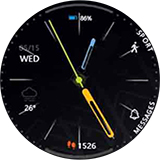
#> input picture examples/6.Image_Display/image/A1.jpg, 160 x 160 px
$ python images_to_rgb565_header.py ../../6.Image_Display/image --width 100 --height 100
#> lines starting #> are read from the running program, lines starting #| are printed output that depends on the picture
#!/usr/bin/env python3
"""
Convert a folder of images to one C header with RGB565 uint16_t arrays (EYEA.h style).

PNG/JPEG/BMP etc. are read directly with Pillow — no need to convert to BMP first.

Output words are standard RGB565: (R5<<11)|(G6<<5)|B5, matching typical GC9D01
datasheet diagrams (first byte on the wire = high byte of that word when MSB-first).

Firmware (TFT_eSPI):
  - Call tft.setSwapBytes(true) or (false) so the driver sends bytes in the order
    your panel expects; wrong setting causes swapped channels / mud colors.
  - This is independent of #define TFT_RGB_ORDER in User_Setup.h for GC9D01
    (that macro is not used in GC9D01_Defines.h). Fix byte swap in sketch first.

Display vs PC:
  - Reduced to 5/6/5 bits per channel, so banding and hue shift vs original art
    are expected especially in shadows and skin tones.

Usage:
  python images_to_rgb565_header.py ./frames -o MyAnim.h --width 160 --height 160
  python images_to_rgb565_header.py ./frames --prefix gImage_A --start 1

Frame order: natural sort by filename (frame_2.png before frame_10.png).
"""

from __future__ import annotations

import argparse
import re
import sys
from pathlib import Path

try:
    from PIL import Image
except ImportError:
    print("Install dependencies: pip install -r requirements.txt", file=sys.stderr)
    raise

IMAGE_EXT = {".png", ".jpg", ".jpeg", ".bmp", ".gif", ".webp", ".tif", ".tiff"}

_re_natural = re.compile(r"(\d+)")


def natural_key(s: str) -> list:
    return [int(t) if t.isdigit() else t.lower() for t in _re_natural.split(s)]


def rgb_to_rgb565(r: int, g: int, b: int) -> int:
    r5 = (r * 31 + 127) // 255
    g6 = (g * 63 + 127) // 255
    b5 = (b * 31 + 127) // 255
    return (r5 << 11) | (g6 << 5) | b5


def image_to_words(im: Image.Image, width: int, height: int) -> list[int]:
    im = im.convert("RGB").resize((width, height), Image.Resampling.LANCZOS)
    px = im.load()
    out: list[int] = []
    for y in range(height):
        for x in range(width):
            r, g, b = px[x, y]
            out.append(rgb_to_rgb565(r, g, b))
    return out


def format_array_body(words: list[int], per_line: int) -> str:
    lines: list[str] = []
    for i in range(0, len(words), per_line):
        chunk = words[i : i + per_line]
        lines.append(", ".join(f"0x{v:04x}" for v in chunk) + ",")
    return "\n".join(lines)


def emit_header(
    frames: list[tuple[str, list[int]]],
    per_line: int,
) -> str:
    parts: list[str] = ["#pragma once", ""]
    for name, words in frames:
        parts.append(f"const uint16_t  {name} [] PROGMEM  {{")
        parts.append(format_array_body(words, per_line))
        parts.append("};")
        parts.append("")
    return "\n".join(parts).rstrip() + "\n"


def collect_images(folder: Path) -> list[Path]:
    files = [p for p in folder.iterdir() if p.is_file() and p.suffix.lower() in IMAGE_EXT]
    files.sort(key=lambda p: natural_key(p.name))
    return files


def main() -> int:
    ap = argparse.ArgumentParser(description="Folder of images -> RGB565 PROGMEM header")
    ap.add_argument("folder", type=Path, help="Directory containing image sequence")
    ap.add_argument("-o", "--output", type=Path, default=Path("frames_rgb565.h"))
    ap.add_argument("--width", type=int, required=True, help="Output width (e.g. 160)")
    ap.add_argument("--height", type=int, required=True, help="Output height (e.g. 160)")
    ap.add_argument("--prefix", default="gImage_A", help="Array name prefix (default: gImage_A)")
    ap.add_argument("--start", type=int, default=1, help="First numeric suffix for names (default: 1)")
    ap.add_argument(
        "--per-line",
        type=int,
        default=80,
        help="Comma-separated values per line in output (default: 80)",
    )
    args = ap.parse_args()

    if not args.folder.is_dir():
        print(f"Not a directory: {args.folder}", file=sys.stderr)
        return 1

    paths = collect_images(args.folder)
    if not paths:
        print(f"No images found in {args.folder} (extensions: {sorted(IMAGE_EXT)})", file=sys.stderr)
        return 1

    frames: list[tuple[str, list[int]]] = []
    n = args.start
    for p in paths:
        name = f"{args.prefix}{n}"
        n += 1
        try:
            im = Image.open(p)
#> im is the input picture: PIL image 160x160 RGB; mean R, G, B 72.7, 71.7, 74.1
            im.load()
        except OSError as e:
            print(f"Skip {p}: {e}", file=sys.stderr)
            continue
        words = image_to_words(im, args.width, args.height)
#> in image_to_words, `im = im.convert("RGB").resize((width, height), Image.Resampling.LANCZOS)`:
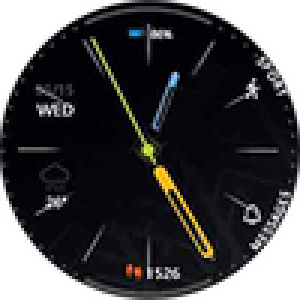
#> im: PIL image 100x100 RGB (shown 3 times larger); mean R, G, B 72.7, 71.8, 74
#> after the loop in image_to_words, `for y in range(height):`: out = 10000 values, max 65535 at index 0, min 0 at index 142, mean 18610.3
#> words has the same summary as out in image_to_words
        frames.append((name, words))
#> pass 2 of the loop in main, `for p in paths:`:
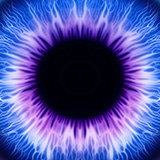
#> input picture examples/6.Image_Display/image/A2.jpg, 160 x 160 px
#> in main, im is the input picture: PIL image 160x160 RGB; mean R, G, B 81.3, 84.6, 164.5
#> in image_to_words (call 2), `im = im.convert("RGB").resize((width, height), Image.Resampling.LANCZOS)`:
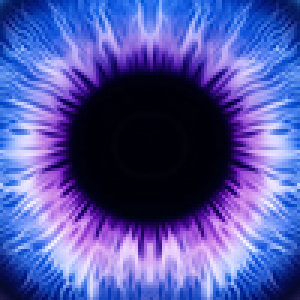
#> im: PIL image 100x100 RGB (shown 3 times larger); mean R, G, B 81.4, 84.6, 164.5
#> the loop in image_to_words (call 2), `for y in range(height):` made 100 passes

    if not frames:
        print("No usable images.", file=sys.stderr)
        return 1

    text = emit_header(frames, max(1, args.per_line))
#> the loop in emit_header, `for name, words in frames:` made 2 passes
#> name on passes 1 to 2: 'gImage_A1', 'gImage_A2'
    args.output.write_text(text, encoding="utf-8")
    print(f"Wrote {args.output} ({len(frames)} frames, {args.width}x{args.height})")
#| Wrote frames_rgb565.h (2 frames, 100x100)
    return 0


if __name__ == "__main__":
    sys.exit(main())
#> (the program exits here)
